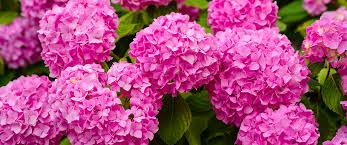
#> input picture process/images/pink.jpg, 347 x 145 px, found by its file name
$ jupyter execute edgeparams.ipynb
#> lines starting #> are read from the running program, lines starting #| are printed output that depends on the picture; after the words box and inside, x2 and y2 are one past the last pixel; in counts of white or black regions, pixels touching at a corner belong together
[cell 1]
import cv2

[cell 2]
img = cv2.imread('Q:\\print_a_pic\\process\\images\\pink.jpg')
#> img is the input picture: shape (145, 347, 3); mean B, G, R 129.5, 76, 175.8
reg = cv2.Canny(img, 200, 200)
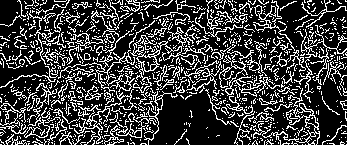
#> reg: shape (145, 347); 24.6% white in thin lines or dots
less = cv2.Canny(img, 300, 300)
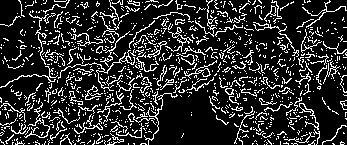
#> less: shape (145, 347); 17.4% white in thin lines or dots
wayless = cv2.Canny(img, 400, 400)
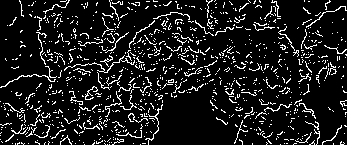
#> wayless: shape (145, 347); 11.1% white in thin lines or dots
h, w, _ = img.shape
#> h = 145; w = 347

[cell 3]
reg.sum() / (h*w)
#> Out = 62.7

[cell 4]
less.sum() / (h*w)
#> Out = 44.33

[cell 5]
wayless.sum() / (h*w)
#> Out = 28.37

$ run again, with process/images/flower.jpg copied over process/images/pink.jpg
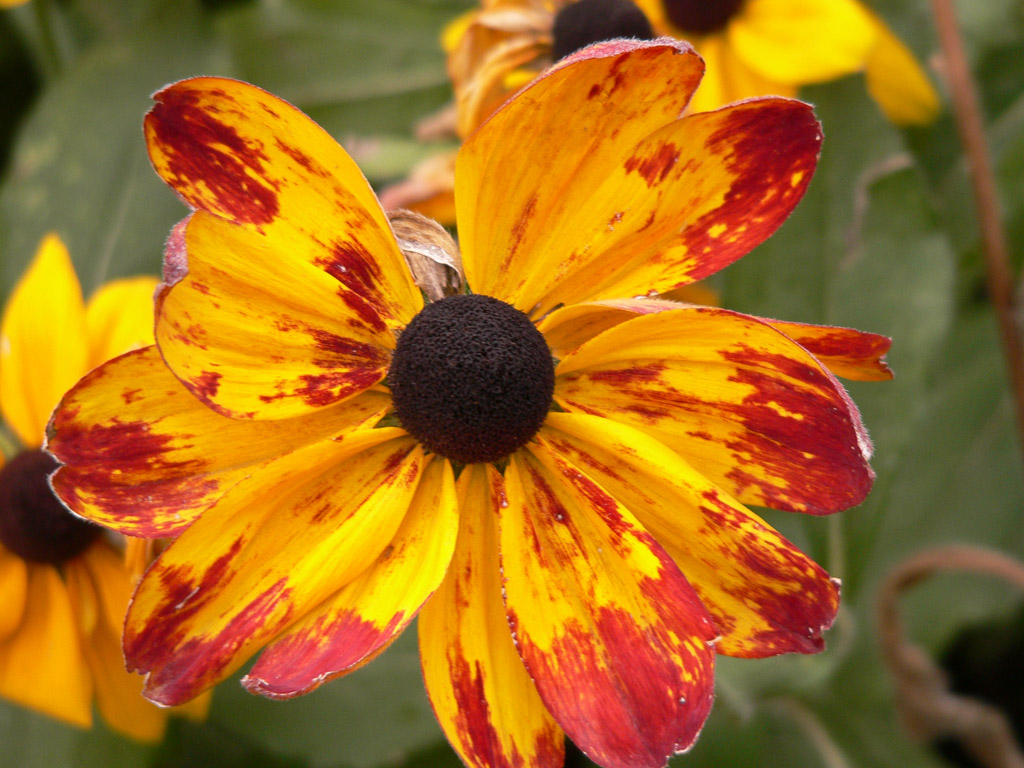
#> input picture process/images/flower.jpg, 1024 x 768 px, found by its file name
#> img is the input picture: shape (768, 1024, 3); mean B, G, R 28.4, 108.7, 165.3
#> `reg = cv2.Canny(img, 200, 200)`:
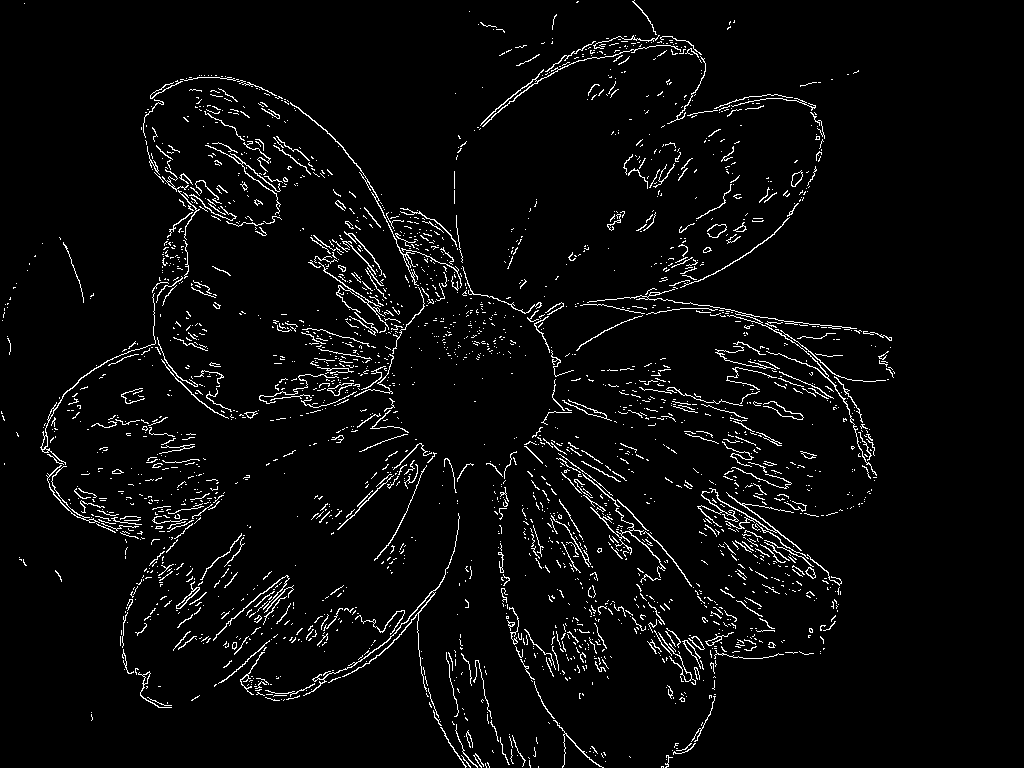
#> reg: shape (768, 1024); 3.9% white in thin lines or dots, all inside (x1, y1, x2, y2) = (1, 0, 895, 768)
#> less: shape (768, 1024); 2.1% white in thin lines or dots, all inside (x1, y1, x2, y2) = (10, 2, 893, 768)
#> `wayless = cv2.Canny(img, 400, 400)`:
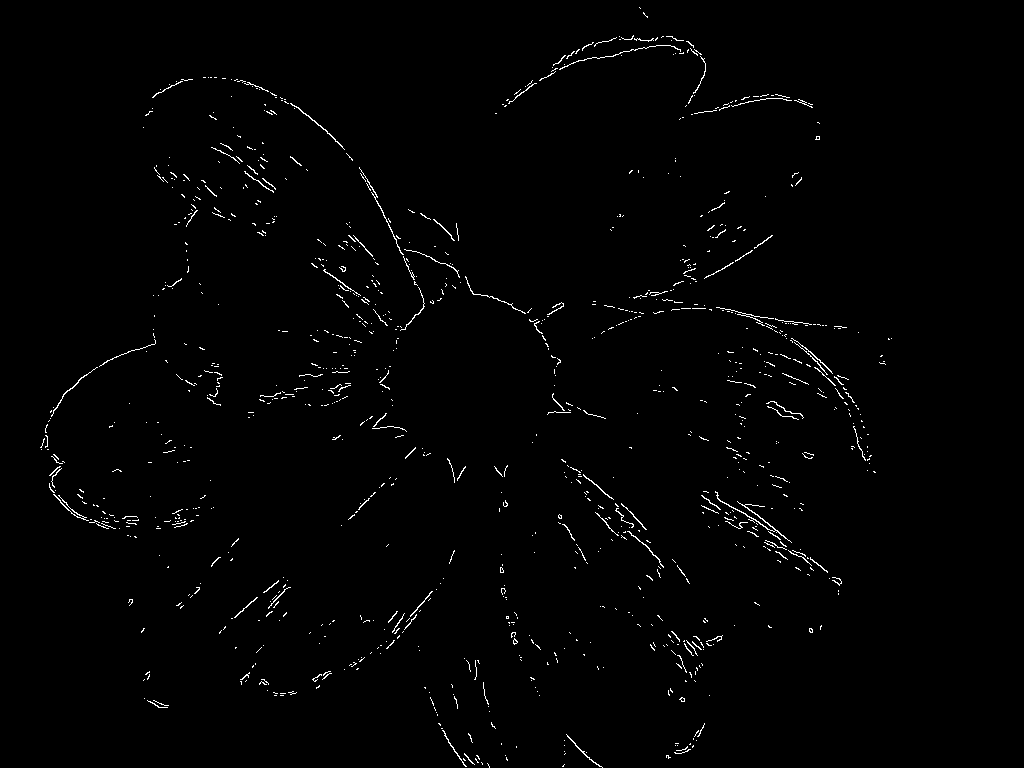
#> wayless: shape (768, 1024); 1.1% white in thin lines or dots, all inside (x1, y1, x2, y2) = (40, 7, 892, 768)
#> `reg.sum() / (h*w)`: Out = 9.99
#> `less.sum() / (h*w)`: Out = 5.45
#> `wayless.sum() / (h*w)`: Out = 2.8

$ run again, with process/images/sunflower.jpg copied over process/images/pink.jpg
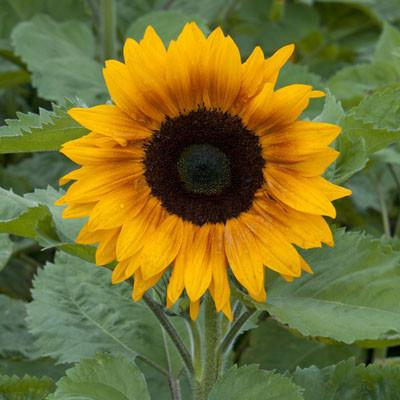
#> input picture process/images/sunflower.jpg, 400 x 400 px, found by its file name
#> img is the input picture: shape (400, 400, 3); mean B, G, R 45.5, 112.7, 119.1
#> `reg = cv2.Canny(img, 200, 200)`:
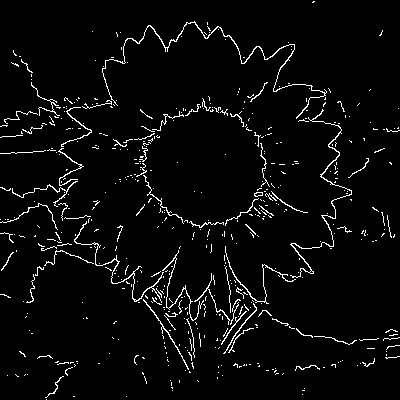
#> reg: shape (400, 400); 3.9% white in thin lines or dots
#> less: shape (400, 400); 2.2% white in thin lines or dots
#> `wayless = cv2.Canny(img, 400, 400)`:
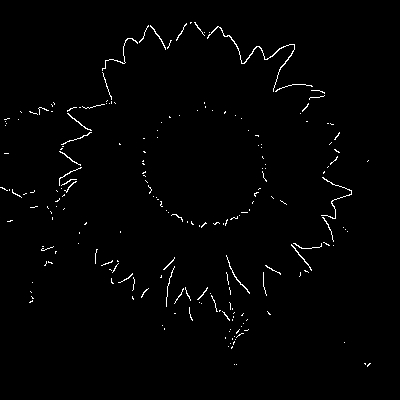
#> wayless: shape (400, 400); 1.3% white in thin lines or dots, all inside (x1, y1, x2, y2) = (0, 22, 371, 367)
#> `reg.sum() / (h*w)`: Out = 9.97
#> `less.sum() / (h*w)`: Out = 5.58
#> `wayless.sum() / (h*w)`: Out = 3.23

$ run again, with process/images/tree.jpg copied over process/images/pink.jpg
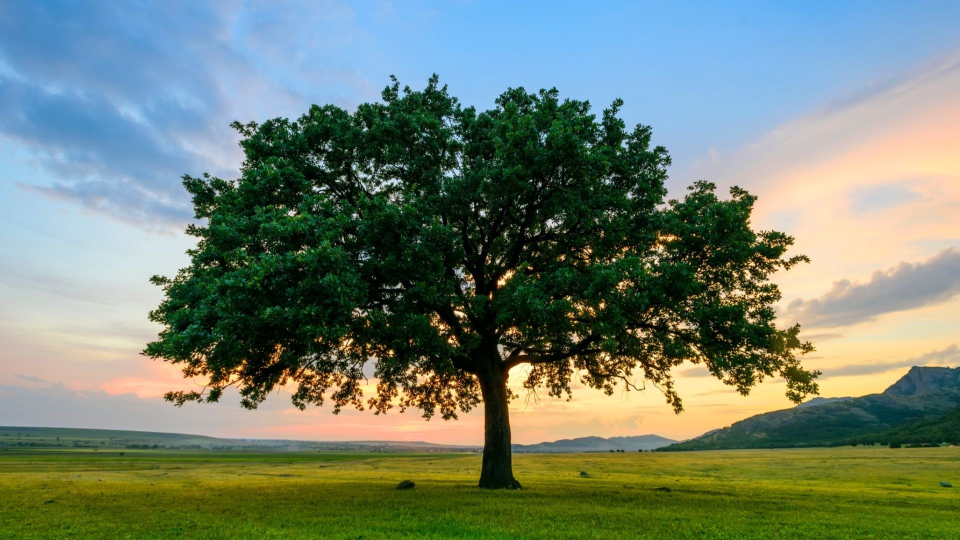
#> input picture process/images/tree.jpg, 1920 x 1080 px, found by its file name (shown at 1/2 size)
#> img is the input picture: shape (1080, 1920, 3); mean B, G, R 112.9, 129.2, 113.9
#> `reg = cv2.Canny(img, 200, 200)`:
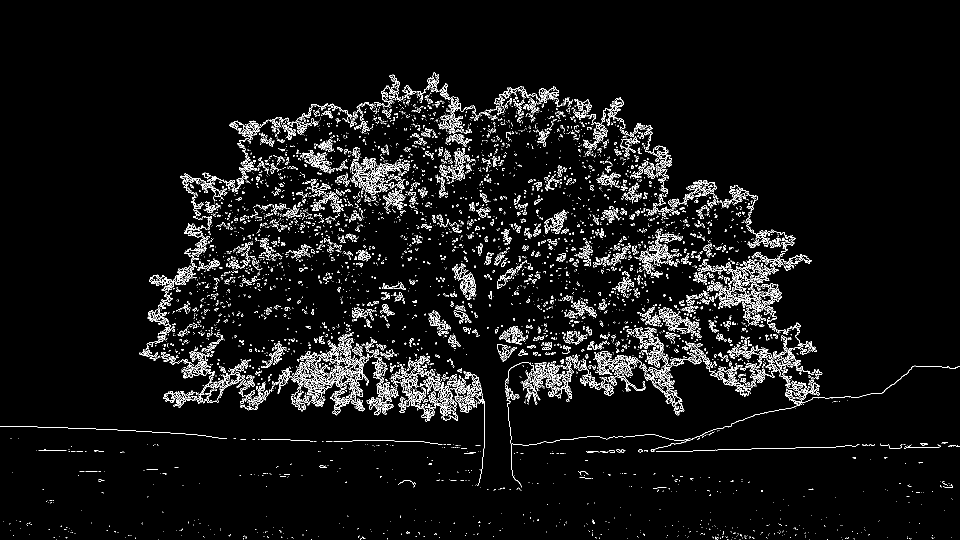
#> reg: shape (1080, 1920) (shown at 1/2 size); 4.7% white in thin lines or dots, all inside (x1, y1, x2, y2) = (0, 145, 1920, 1080)
#> less: shape (1080, 1920); 3.6% white in thin lines or dots, all inside (x1, y1, x2, y2) = (0, 145, 1920, 1078)
#> `wayless = cv2.Canny(img, 400, 400)`:
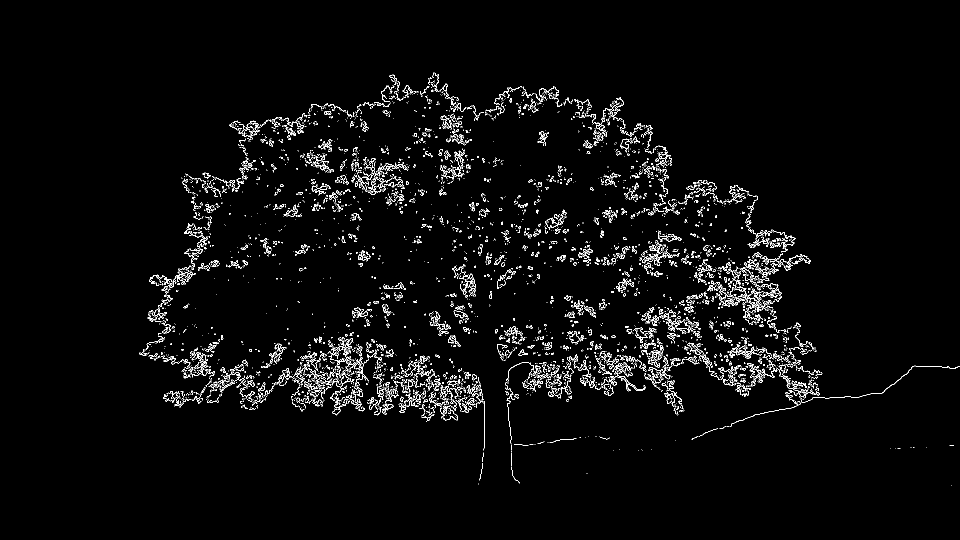
#> wayless: shape (1080, 1920) (shown at 1/2 size); 2.7% white in thin lines or dots, all inside (x1, y1, x2, y2) = (278, 145, 1920, 971)
#> `reg.sum() / (h*w)`: Out = 12.05
#> `less.sum() / (h*w)`: Out = 9.2
#> `wayless.sum() / (h*w)`: Out = 6.94
